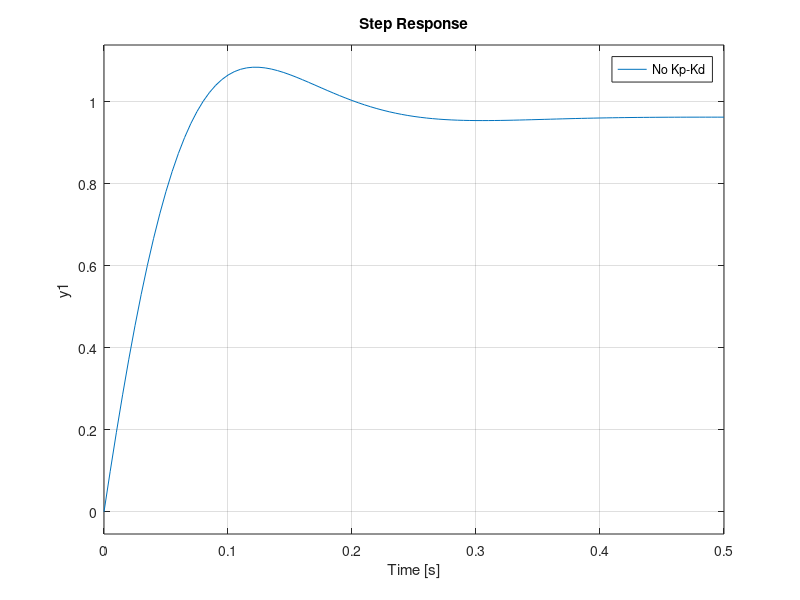

The MATLAB source for this figure:
clearvars, clc
%% Bare
num = [1];
denom = [1 10 20];
G = tf(num, denom)
Y = feedback(G,1)
step(Y)
hold on;

%% Kp Kd added
Kp = 500; % Proportional gain
Kd = 10; % Derivative gain
C = tf([Kd Kp], 1) % PD controller
Y_pd = feedback(C*G, 1); % Closed-loop system with PD controller
step(Y_pd); % Step response of the PID controlled system

Kp = 500; % Proportional gain
Kd = 20; % Derivative gain
C = tf([Kd Kp], 1) % PD controller
Y_pd = feedback(C*G, 1); % Closed-loop system with PD controller
step(Y_pd); % Step response of the PID controlled system
legend('No Kp-Kd', 'Kp=500 Kd=10', 'Kp=500 Kd=20');